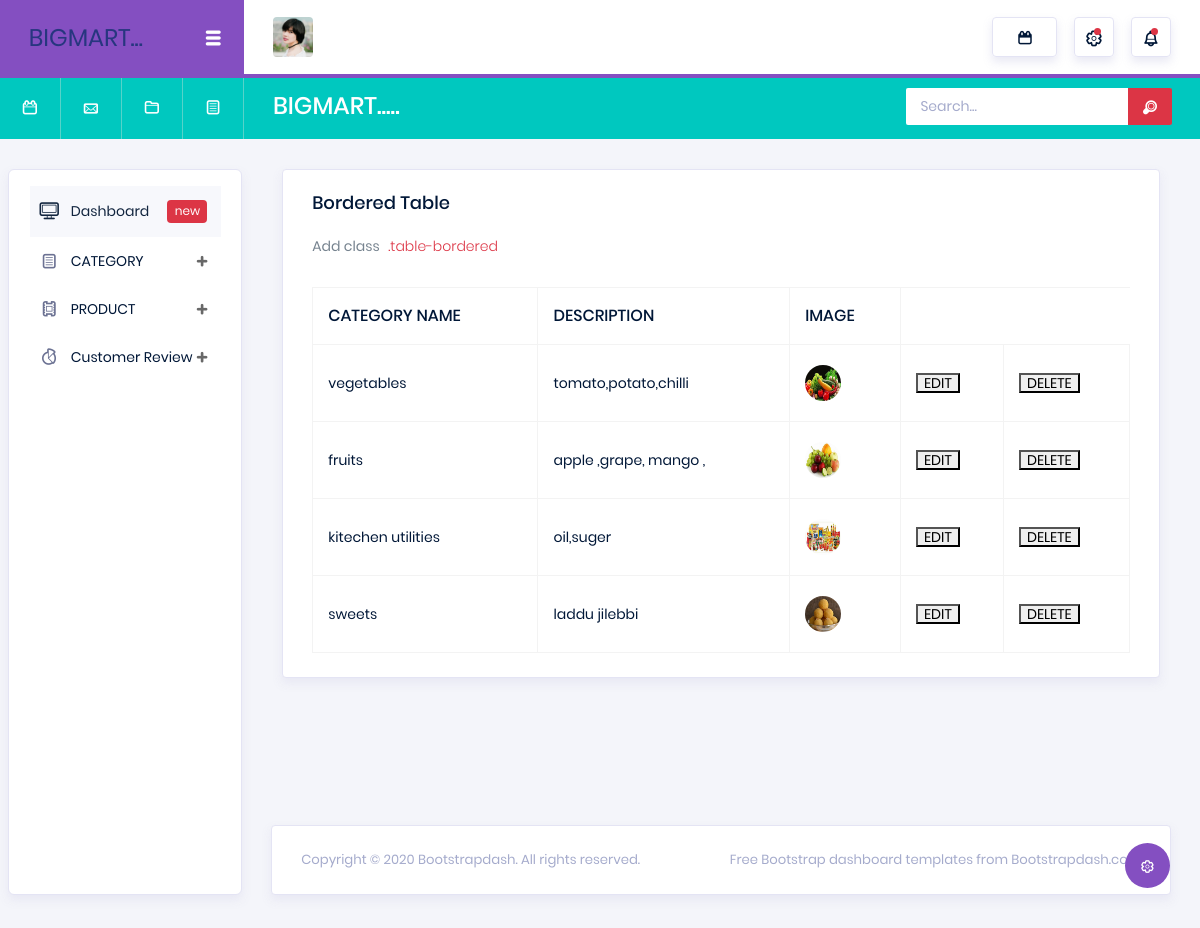
Page /Backend/view_category/ on the committed database.
### Backend/models.py (models this page shows)
class Category_db(models.Model):
    Category_Name=models.CharField(max_length=100,blank=True,null=True)
    Description=models.CharField(max_length=100,blank=True,null=True)
    Category_image=models.ImageField(upload_to="category images",null=True,blank=True)

### Backend/views.py (the view)
# urls.py: path('view_category/',views.view_category,name="view_category"),
def view_category(req):
    data=Category_db.objects.all()
    return render(req,"display_category.html",{"data":data})

### Backend/templates/display_category.html (shortened to what this page needs)
<!DOCTYPE html>
{%extends 'index.html'%}
{%block content%}
<html lang="en">
<head>
</head>
<body>
<div class="col-lg-12 grid-margin stretch-card">
              <div class="card">
                <div class="card-body">
                  <h4 class="card-title">Bordered table</h4>
                  <p class="card-description">
                    Add class <code>.table-bordered</code>
                  </p>
                  <div class="table-responsive pt-3">
                    <table class="table table-bordered">
                      <thead>
                        <tr>
                          <th>CATEGORY NAME</th>
                            <th>DESCRIPTION</th>
                            <th>IMAGE</th>
                        </tr>
                      </thead>
                      <tbody>
                      {%for i in data%}
                       <tr>
                           <td>{{i.Category_Name}}</td>
                           <td>{{i.Description}}</td>
                           <td><img src="{{i.Category_image.url}}" height="150px" width="150px"></td>
                           <td><a href="{%url 'edit_category' cid=i.id %}"><button>EDIT</button></a></td>
                           <td><a href="{%url 'delete_category' cid=i.id %}"><button>DELETE</button></a></td>
                       </tr>
                      {%endfor%}
                      </tbody>
                    </table>
                  </div>
                </div>
              </div>
            </div>
</body>
</html>
{%endblock%}

### rows in the picture
Category_db: Category_Name "vegetables", Description "tomato,potato,chilli", Category_image (picture)
Category_db: Category_Name "fruits", Description "apple ,grape, mango ,", Category_image (picture)
Category_db: Category_Name "kitechen utilities", Description "oil,suger", Category_image (picture)
Category_db: Category_Name "sweets", Description "laddu jilebbi", Category_image (picture)
